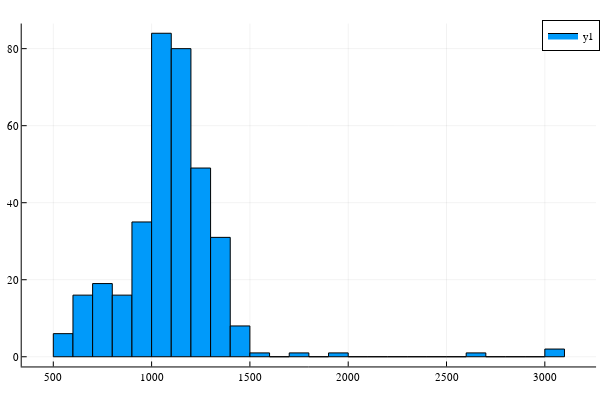

This figure's notebook cell:
### Code cell
nodeDistanceList = Neurons.get_node_distance_list(neuron)
histogram(nodeDistanceList)

### Figure 1 — Plotly figure (JSON) as saved in the notebook; plotly's stock layout.template omitted (floating-point values rounded to 4 significant figures)
{"data": [{"fill": "tozeroy", "fillcolor": "rgba(0, 154, 250, 1.000)", "hoverinfo": "none", "legendgroup": "y1", "line": {"color": "rgba(0, 0, 0, 1.000)", "dash": "solid", "width": 1}, "mode": "lines", "name": "y1", "showlegend": true, "type": "scatter", "x": [500, 500, 600, 600, 500, 500], "xaxis": "x1", "y": [6, 0, 0, 6, 6, 6], "yaxis": "y1"}, {"fill": "tozeroy", "fillcolor": "rgba(0, 154, 250, 1.000)", "hoverinfo": "none", "legendgroup": "y1", "line": {"color": "rgba(0, 0, 0, 1.000)", "dash": "solid", "width": 1}, "mode": "lines", "name": "y1", "showlegend": false, "type": "scatter", "x": [600, 600, 700, 700, 600, 600], "xaxis": "x1", "y": [16, 0, 0, 16, 16, 16], "yaxis": "y1"}, {"fill": "tozeroy", "fillcolor": "rgba(0, 154, 250, 1.000)", "hoverinfo": "none", "legendgroup": "y1", "line": {"color": "rgba(0, 0, 0, 1.000)", "dash": "solid", "width": 1}, "mode": "lines", "name": "y1", "showlegend": false, "type": "scatter", "x": [700, 700, 800, 800, 700, 700], "xaxis": "x1", "y": [19, 0, 0, 19, 19, 19], "yaxis": "y1"}, {"fill": "tozeroy", "fillcolor": "rgba(0, 154, 250, 1.000)", "hoverinfo": "none", "legendgroup": "y1", "line": {"color": "rgba(0, 0, 0, 1.000)", "dash": "solid", "width": 1}, "mode": "lines", "name": "y1", "showlegend": false, "type": "scatter", "x": [800, 800, 900, 900, 800, 800], "xaxis": "x1", "y": [16, 0, 0, 16, 16, 16], "yaxis": "y1"}, {"fill": "tozeroy", "fillcolor": "rgba(0, 154, 250, 1.000)", "hoverinfo": "none", "legendgroup": "y1", "line": {"color": "rgba(0, 0, 0, 1.000)", "dash": "solid", "width": 1}, "mode": "lines", "name": "y1", "showlegend": false, "type": "scatter", "x": [900, 900, 1000, 1000, 900, 900], "xaxis": "x1", "y": [35, 0, 0, 35, 35, 35], "yaxis": "y1"}, {"fill": "tozeroy", "fillcolor": "rgba(0, 154, 250, 1.000)", "hoverinfo": "none", "legendgroup": "y1", "line": {"color": "rgba(0, 0, 0, 1.000)", "dash": "solid", "width": 1}, "mode": "lines", "name": "y1", "showlegend": false, "type": "scatter", "x": [1000, 1000, 1100, 1100, 1000, 1000], "xaxis": "x1", "y": [84, 0, 0, 84, 84, 84], "yaxis": "y1"}, {"fill": "tozeroy", "fillcolor": "rgba(0, 154, 250, 1.000)", "hoverinfo": "none", "legendgroup": "y1", "line": {"color": "rgba(0, 0, 0, 1.000)", "dash": "solid", "width": 1}, "mode": "lines", "name": "y1", "showlegend": false, "type": "scatter", "x": [1100, 1100, 1200, 1200, 1100, 1100], "xaxis": "x1", "y": [80, 0, 0, 80, 80, 80], "yaxis": "y1"}, {"fill": "tozeroy", "fillcolor": "rgba(0, 154, 250, 1.000)", "hoverinfo": "none", "legendgroup": "y1", "line": {"color": "rgba(0, 0, 0, 1.000)", "dash": "solid", "width": 1}, "mode": "lines", "name": "y1", "showlegend": false, "type": "scatter", "x": [1200, 1200, 1300, 1300, 1200, 1200], "xaxis": "x1", "y": [49, 0, 0, 49, 49, 49], "yaxis": "y1"}, {"fill": "tozeroy", "fillcolor": "rgba(0, 154, 250, 1.000)", "hoverinfo": "none", "legendgroup": "y1", "line": {"color": "rgba(0, 0, 0, 1.000)", "dash": "solid", "width": 1}, "mode": "lines", "name": "y1", "showlegend": false, "type": "scatter", "x": [1300, 1300, 1400, 1400, 1300, 1300], "xaxis": "x1", "y": [31, 0, 0, 31, 31, 31], "yaxis": "y1"}, {"fill": "tozeroy", "fillcolor": "rgba(0, 154, 250, 1.000)", "hoverinfo": "none", "legendgroup": "y1", "line": {"color": "rgba(0, 0, 0, 1.000)", "dash": "solid", "width": 1}, "mode": "lines", "name": "y1", "showlegend": false, "type": "scatter", "x": [1400, 1400, 1500, 1500, 1400, 1400], "xaxis": "x1", "y": [8, 0, 0, 8, 8, 8], "yaxis": "y1"}, {"fill": "tozeroy", "fillcolor": "rgba(0, 154, 250, 1.000)", "hoverinfo": "none", "legendgroup": "y1", "line": {"color": "rgba(0, 0, 0, 1.000)", "dash": "solid", "width": 1}, "mode": "lines", "name": "y1", "showlegend": false, "type": "scatter", "x": [1500, 1500, 1600, 1600, 1500, 1500], "xaxis": "x1", "y": [1, 0, 0, 1, 1, 1], "yaxis": "y1"}, {"fill": "tozeroy", "fillcolor": "rgba(0, 154, 250, 1.000)", "hoverinfo": "none", "legendgroup": "y1", "line": {"color": "rgba(0, 0, 0, 1.000)", "dash": "solid", "width": 1}, "mode": "lines", "name": "y1", "showlegend": false, "type": "scatter", "x": [1600, 1600, 1700, 1700, 1600, 1600], "xaxis": "x1", "y": [0, 0, 0, 0, 0, 0], "yaxis": "y1"}, {"fill": "tozeroy", "fillcolor": "rgba(0, 154, 250, 1.000)", "hoverinfo": "none", "legendgroup": "y1", "line": {"color": "rgba(0, 0, 0, 1.000)", "dash": "solid", "width": 1}, "mode": "lines", "name": "y1", "showlegend": false, "type": "scatter", "x": [1700, 1700, 1800, 1800, 1700, 1700], "xaxis": "x1", "y": [1, 0, 0, 1, 1, 1], "yaxis": "y1"}, {"fill": "tozeroy", "fillcolor": "rgba(0, 154, 250, 1.000)", "hoverinfo": "none", "legendgroup": "y1", "line": {"color": "rgba(0, 0, 0, 1.000)", "dash": "solid", "width": 1}, "mode": "lines", "name": "y1", "showlegend": false, "type": "scatter", "x": [1800, 1800, 1900, 1900, 1800, 1800], "xaxis": "x1", "y": [0, 0, 0, 0, 0, 0], "yaxis": "y1"}, {"fill": "tozeroy", "fillcolor": "rgba(0, 154, 250, 1.000)", "hoverinfo": "none", "legendgroup": "y1", "line": {"color": "rgba(0, 0, 0, 1.000)", "dash": "solid", "width": 1}, "mode": "lines", "name": "y1", "showlegend": false, "type": "scatter", "x": [1900, 1900, 2000, 2000, 1900, 1900], "xaxis": "x1", "y": [1, 0, 0, 1, 1, 1], "yaxis": "y1"}, {"fill": "tozeroy", "fillcolor": "rgba(0, 154, 250, 1.000)", "hoverinfo": "none", "legendgroup": "y1", "line": {"color": "rgba(0, 0, 0, 1.000)", "dash": "solid", "width": 1}, "mode": "lines", "name": "y1", "showlegend": false, "type": "scatter", "x": [2000, 2000, 2100, 2100, 2000, 2000], "xaxis": "x1", "y": [0, 0, 0, 0, 0, 0], "yaxis": "y1"}, {"fill": "tozeroy", "fillcolor": "rgba(0, 154, 250, 1.000)", "hoverinfo": "none", "legendgroup": "y1", "line": {"color": "rgba(0, 0, 0, 1.000)", "dash": "solid", "width": 1}, "mode": "lines", "name": "y1", "showlegend": false, "type": "scatter", "x": [2100, 2100, 2200, 2200, 2100, 2100], "xaxis": "x1", "y": [0, 0, 0, 0, 0, 0], "yaxis": "y1"}, {"fill": "tozeroy", "fillcolor": "rgba(0, 154, 250, 1.000)", "hoverinfo": "none", "legendgroup": "y1", "line": {"color": "rgba(0, 0, 0, 1.000)", "dash": "solid", "width": 1}, "mode": "lines", "name": "y1", "showlegend": false, "type": "scatter", "x": [2200, 2200, 2300, 2300, 2200, 2200], "xaxis": "x1", "y": [0, 0, 0, 0, 0, 0], "yaxis": "y1"}, {"fill": "tozeroy", "fillcolor": "rgba(0, 154, 250, 1.000)", "hoverinfo": "none", "legendgroup": "y1", "line": {"color": "rgba(0, 0, 0, 1.000)", "dash": "solid", "width": 1}, "mode": "lines", "name": "y1", "showlegend": false, "type": "scatter", "x": [2300, 2300, 2400, 2400, 2300, 2300], "xaxis": "x1", "y": [0, 0, 0, 0, 0, 0], "yaxis": "y1"}, {"fill": "tozeroy", "fillcolor": "rgba(0, 154, 250, 1.000)", "hoverinfo": "none", "legendgroup": "y1", "line": {"color": "rgba(0, 0, 0, 1.000)", "dash": "solid", "width": 1}, "mode": "lines", "name": "y1", "showlegend": false, "type": "scatter", "x": [2400, 2400, 2500, 2500, 2400, 2400], "xaxis": "x1", "y": [0, 0, 0, 0, 0, 0], "yaxis": "y1"}, {"fill": "tozeroy", "fillcolor": "rgba(0, 154, 250, 1.000)", "hoverinfo": "none", "legendgroup": "y1", "line": {"color": "rgba(0, 0, 0, 1.000)", "dash": "solid", "width": 1}, "mode": "lines", "name": "y1", "showlegend": false, "type": "scatter", "x": [2500, 2500, 2600, 2600, 2500, 2500], "xaxis": "x1", "y": [0, 0, 0, 0, 0, 0], "yaxis": "y1"}, {"fill": "tozeroy", "fillcolor": "rgba(0, 154, 250, 1.000)", "hoverinfo": "none", "legendgroup": "y1", "line": {"color": "rgba(0, 0, 0, 1.000)", "dash": "solid", "width": 1}, "mode": "lines", "name": "y1", "showlegend": false, "type": "scatter", "x": [2600, 2600, 2700, 2700, 2600, 2600], "xaxis": "x1", "y": [1, 0, 0, 1, 1, 1], "yaxis": "y1"}, {"fill": "tozeroy", "fillcolor": "rgba(0, 154, 250, 1.000)", "hoverinfo": "none", "legendgroup": "y1", "line": {"color": "rgba(0, 0, 0, 1.000)", "dash": "solid", "width": 1}, "mode": "lines", "name": "y1", "showlegend": false, "type": "scatter", "x": [2700, 2700, 2800, 2800, 2700, 2700], "xaxis": "x1", "y": [0, 0, 0, 0, 0, 0], "yaxis": "y1"}, {"fill": "tozeroy", "fillcolor": "rgba(0, 154, 250, 1.000)", "hoverinfo": "none", "legendgroup": "y1", "line": {"color": "rgba(0, 0, 0, 1.000)", "dash": "solid", "width": 1}, "mode": "lines", "name": "y1", "showlegend": false, "type": "scatter", "x": [2800, 2800, 2900, 2900, 2800, 2800], "xaxis": "x1", "y": [0, 0, 0, 0, 0, 0], "yaxis": "y1"}, {"fill": "tozeroy", "fillcolor": "rgba(0, 154, 250, 1.000)", "hoverinfo": "none", "legendgroup": "y1", "line": {"color": "rgba(0, 0, 0, 1.000)", "dash": "solid", "width": 1}, "mode": "lines", "name": "y1", "showlegend": false, "type": "scatter", "x": [2900, 2900, 3000, 3000, 2900, 2900], "xaxis": "x1", "y": [0, 0, 0, 0, 0, 0], "yaxis": "y1"}, {"fill": "tozeroy", "fillcolor": "rgba(0, 154, 250, 1.000)", "hoverinfo": "none", "legendgroup": "y1", "line": {"color": "rgba(0, 0, 0, 1.000)", "dash": "solid", "width": 1}, "mode": "lines", "name": "y1", "showlegend": false, "type": "scatter", "x": [3000, 3000, 3100, 3100, 3000, 3000], "xaxis": "x1", "y": [2, 0, 0, 2, 2, 2], "yaxis": "y1"}], "layout": {"annotations": [], "height": 400, "legend": {"bgcolor": "rgba(255, 255, 255, 1.000)", "bordercolor": "rgba(0, 0, 0, 1.000)", "borderwidth": 1, "font": {"color": "rgba(0, 0, 0, 1.000)", "family": "sans-serif", "size": 11}, "tracegroupgap": 0, "traceorder": "normal", "x": 1, "xanchor": "auto", "y": 1, "yanchor": "auto"}, "margin": {"b": 20, "l": 0, "r": 0, "t": 20}, "paper_bgcolor": "rgba(255, 255, 255, 1.000)", "plot_bgcolor": "rgba(255, 255, 255, 1.000)", "showlegend": true, "width": 600, "xaxis": {"anchor": "y1", "domain": [0.03619, 0.9934], "gridcolor": "rgba(0, 0, 0, 0.100)", "gridwidth": 0.5, "linecolor": "rgba(0, 0, 0, 1.000)", "mirror": false, "range": [339.3, 3261.0], "showgrid": true, "showline": true, "showticklabels": true, "tickangle": 0, "tickcolor": "rgb(0, 0, 0)", "tickfont": {"color": "rgba(0, 0, 0, 1.000)", "family": "sans-serif", "size": 11}, "tickmode": "array", "ticks": "inside", "ticktext": ["500", "1000", "1500", "2000", "2500", "3000"], "tickvals": [500, 1000, 1500, 2000, 2500, 3000], "title": "", "titlefont": {"color": "rgba(0, 0, 0, 1.000)", "family": "sans-serif", "size": 15}, "type": "-", "visible": true, "zeroline": false, "zerolinecolor": "rgba(0, 0, 0, 1.000)"}, "yaxis": {"anchor": "x1", "domain": [0.03762, 0.9902], "gridcolor": "rgba(0, 0, 0, 0.100)", "gridwidth": 0.5, "linecolor": "rgba(0, 0, 0, 1.000)", "mirror": false, "range": [-2.52, 86.52], "showgrid": true, "showline": true, "showticklabels": true, "tickangle": 0, "tickcolor": "rgb(0, 0, 0)", "tickfont": {"color": "rgba(0, 0, 0, 1.000)", "family": "sans-serif", "size": 11}, "tickmode": "array", "ticks": "inside", "ticktext": ["0", "20", "40", "60", "80"], "tickvals": [0, 20, 40, 60, 80], "title": "", "titlefont": {"color": "rgba(0, 0, 0, 1.000)", "family": "sans-serif", "size": 15}, "type": "-", "visible": true, "zeroline": false, "zerolinecolor": "rgba(0, 0, 0, 1.000)"}}}
